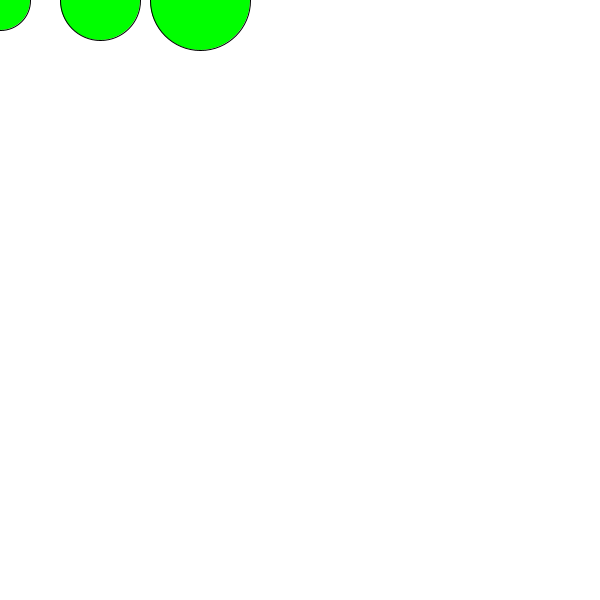
Frame 1 (no input)
Frame 60 (the mouse pressed at the canvas centre just before this capture): identical to frame 1, image omitted
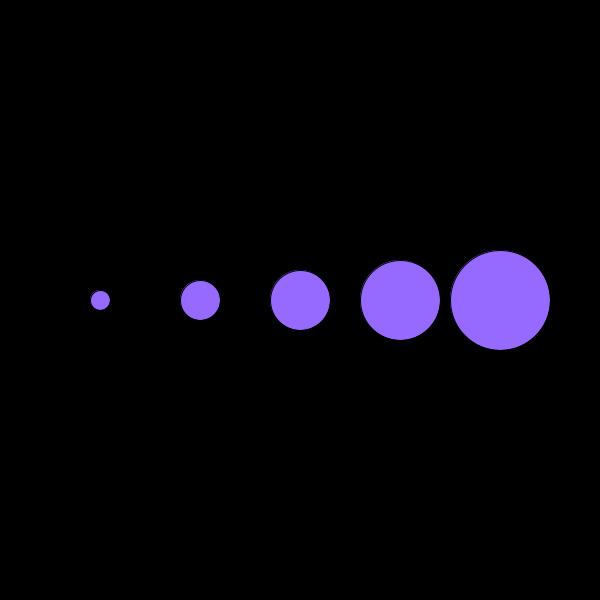
Frame 120 (the mouse held since frame 60 and released just before this capture)

The Processing sketch that drew these frames (run headless with seeded random() and noise(); from frame 60 on, the mouse is pressed at the canvas centre):

// Processing sketch: homework1
// ── homework1.pde
void setup(){
  size(600,600);
}

//background setup
boolean black=false;
void mousePressed(){
  //fill color
  black = !black;
}
  
//output for key pressed
//Processing won't register a key pressed until the mouse is clicked on the window for some reason.
void keyPressed(){
  println("Mark Stiller");
  println("September 3, 2019");
}

void draw(){
  //background starts white and changes every click
  if(black){
    background(0);
  }
  else background(255);
  
  //fill color
  //The window size is about twice 255, so the values get halved for a better gradient.
  //The Green color component is flipped so there is always some color.
  fill(mouseX/2, (255-mouseY/2), mouseX+mouseY/4);
  
  //circles
  //measuring from the center, all are 100 pixels apart from their neighbours
  int d=1;
  for(int x = -200; x<300; x+=100){
    ellipse(mouseX+x, mouseY, d*20,d*20);
    d++;
  }
}
